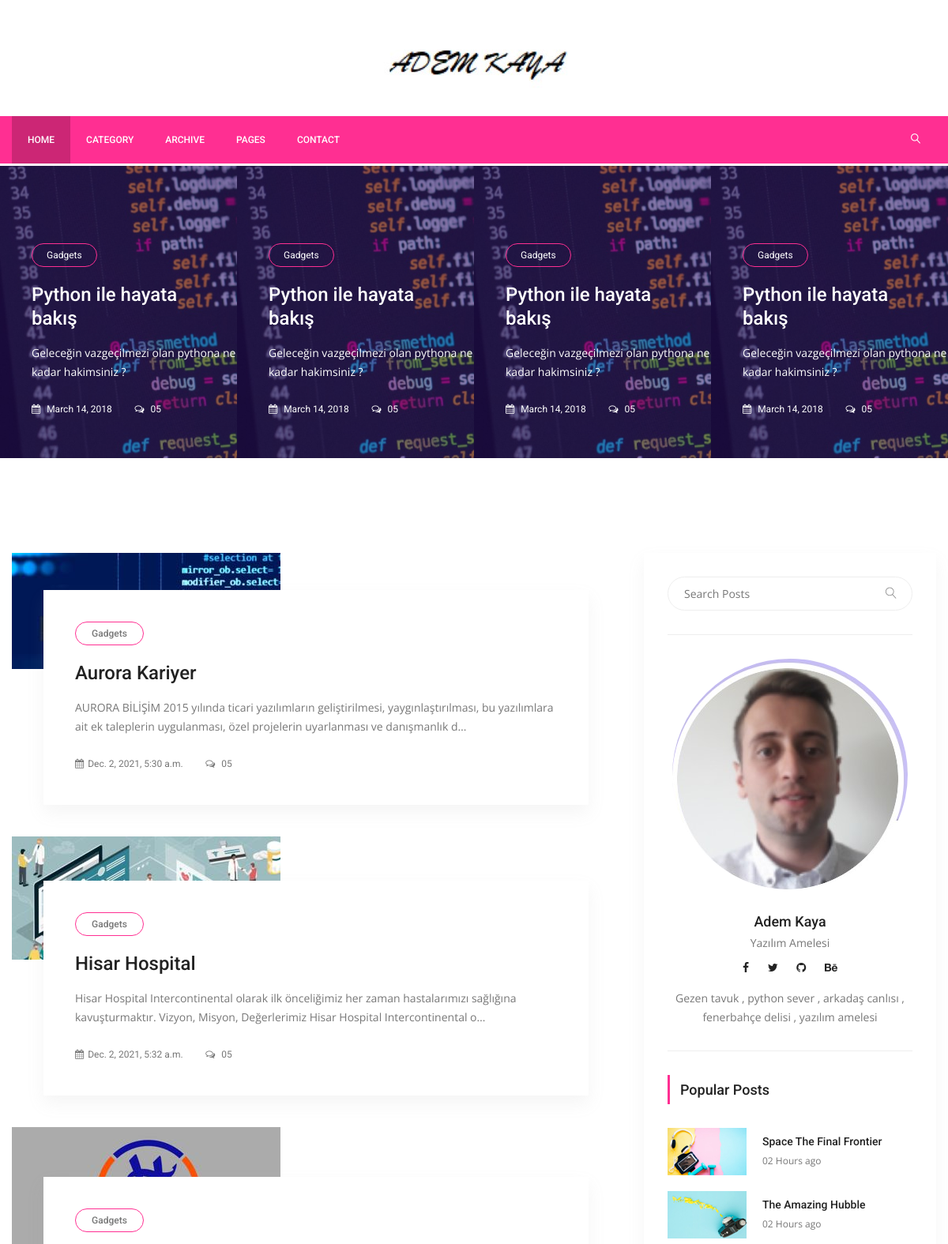
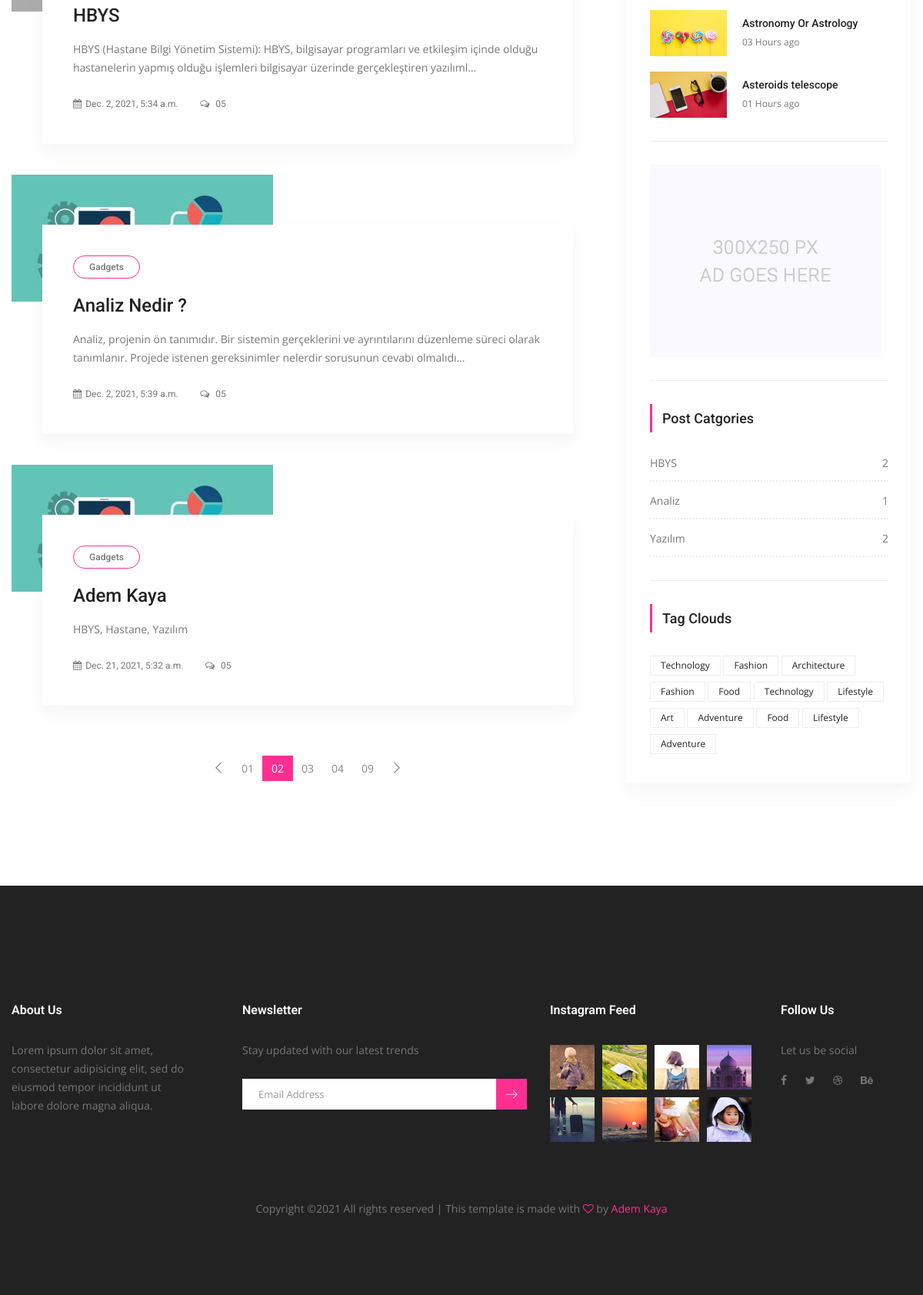
The page / on the database its author committed (2 pictures, top to bottom).
### posts/models.py (models this page shows, shortened)
class Post(models.Model):
    title = models.CharField(max_length=150)
    content = models.TextField()
    publishing_date = models.DateTimeField(auto_now_add=True)  # auto now add otomatik kendisi eklemesi için
    image = models.ImageField(blank=True, null=True, upload_to='uploads/', default='uploads/bilisimm.jpg')
    user = models.ForeignKey(settings.AUTH_USER_MODEL, on_delete=models.CASCADE, default=1)                      # djangoda user modeli zaten mevcut
    slug = models.SlugField(default="slug")    # burada url adresimizi içeriğin kendi başlığıyla oluşturmak için kullandık
    category = models.ForeignKey(Category, on_delete=models.CASCADE, default=1, related_name="posts")         #bir kategorinin bir sürü postu olabilir. (one to many)

class Category(models.Model):
    title = models.CharField(max_length=200)
    slug =models.SlugField(default="slug")
    def post_count(self):
        return self.posts.all().count()

### posts/views.py (the view)
# urls.py: path('', IndexView.as_view(), name='index'),
class IndexView(ListView):
    template_name = 'posts/index.html'
    model = Post
    context_object_name = 'posts'
    def get_context_data(self, *, object_list=None, **kwargs):
        context = super(IndexView, self).get_context_data(**kwargs)
        return context

### templates/posts/index.html (shortened to what this page needs)
{% extends 'base.html' %}
{% load static %}
{% block content %}
        <section class="post_slider_area">
			<div class="post_slider_inner owl-carousel">
				<div class="item">
					<div class="post_s_item">
						<div class="post_img">
							<img src="{% static "img/post-slider/sliderone.jpg"  %}" alt="">
						</div>
						<div class="post_text">
							<a class="cat" href="#">Gadgets</a>
							<a href="single-blog.html"><h4>Python ile hayata bakış</h4></a>
							<p> Geleceğin vazgeçilmezi olan pythona ne kadar hakimsiniz ? </p>
							<div class="date">
								<a href="#"><i class="fa fa-calendar" aria-hidden="true"></i> March 14, 2018</a>
								<a href="#"><i class="fa fa-comments-o" aria-hidden="true"></i> 05</a>
							</div>
						</div>
					</div>
				</div>
				<div class="item">
					<div class="post_s_item">
						<div class="post_img">
							<img src="{% static "img/post-slider/sliderone.jpg"  %}" alt="">
						</div>
						<div class="post_text">
							<a class="cat" href="#">Gadgets</a>
							<a href="single-blog.html"><h4>Python ile hayata bakış</h4></a>
							<p> Geleceğin vazgeçilmezi olan pythona ne kadar hakimsiniz ? </p>
							<div class="date">
								<a href="#"><i class="fa fa-calendar" aria-hidden="true"></i> March 14, 2018</a>
								<a href="#"><i class="fa fa-comments-o" aria-hidden="true"></i> 05</a>
							</div>
						</div>
					</div>
				</div>
				<div class="item">
					<div class="post_s_item">
						<div class="post_img">
							<img src="{% static "img/post-slider/sliderone.jpg"  %}" alt="">
						</div>
						<div class="post_text">
							<a class="cat" href="#">Gadgets</a>
							<a href="single-blog.html"><h4>Python ile hayata bakış</h4></a>
							<p> Geleceğin vazgeçilmezi olan pythona ne kadar hakimsiniz ? </p>
							<div class="date">
								<a href="#"><i class="fa fa-calendar" aria-hidden="true"></i> March 14, 2018</a>
								<a href="#"><i class="fa fa-comments-o" aria-hidden="true"></i> 05</a>
							</div>
						</div>
					</div>
				</div>
				<div class="item">
					<div class="post_s_item">
						<div class="post_img">
							<img src="{% static "img/post-slider/sliderone.jpg"  %}" alt="">
						</div>
						<div class="post_text">
							<a class="cat" href="#">Gadgets</a>
							<a href="single-blog.html"><h4>Python ile hayata bakış</h4></a>
							<p> Geleceğin vazgeçilmezi olan pythona ne kadar hakimsiniz ? </p>
							<div class="date">
								<a href="#"><i class="fa fa-calendar" aria-hidden="true"></i> March 14, 2018</a>
								<a href="#"><i class="fa fa-comments-o" aria-hidden="true"></i> 05</a>
							</div>
						</div>
					</div>
				</div>
			</div>
        </section>
        <section class="blog_area p_120">
            <div class="container">
                <div class="row">
                    <div class="col-lg-8">
                        <div class="blog_left_sidebar">
                            {% for post in posts %}
                            <article class="blog_style1">
                            	<div class="blog_img">
                            	</div>
                            	<div class="blog_text">
									<div class="blog_text_inner">
										<a class="cat" href="#">Gadgets</a>
										<a href="{% url 'detail' pk=post.id slug=post.slug %}"><h4>{{ post.title }}</h4></a>
										<p>{{ post.content | truncatechars:175}}</p>
										<div class="date">
											<a href="#"><i class="fa fa-calendar" aria-hidden="true"></i>{{ post.publishing_date }}</a>
											<a href="#"><i class="fa fa-comments-o" aria-hidden="true"></i> 05</a>
										</div>
									</div>
                            	</div>
                            </article>
                            {% endfor %}
                            <nav class="blog-pagination justify-content-center d-flex">
		                        <ul class="pagination">
		                            <li class="page-item">
		                                <a href="#" class="page-link" aria-label="Previous">
		                                    <span aria-hidden="true">
		                                        <span class="lnr lnr-chevron-left"></span>
		                                    </span>
		                                </a>
		                            </li>
		                            <li class="page-item"><a href="#" class="page-link">01</a></li>
		                            <li class="page-item active"><a href="#" class="page-link">02</a></li>
		                            <li class="page-item"><a href="#" class="page-link">03</a></li>
		                            <li class="page-item"><a href="#" class="page-link">04</a></li>
		                            <li class="page-item"><a href="#" class="page-link">09</a></li>
		                            <li class="page-item">
		                                <a href="#" class="page-link" aria-label="Next">
		                                    <span aria-hidden="true">
		                                        <span class="lnr lnr-chevron-right"></span>
		                                    </span>
		                                </a>
		                            </li>
		                        </ul>
		                    </nav>
                        </div>
                    </div>
                {% include 'right_side.html' %}
                </div>
            </div>
        </section>
{% endblock %}

### templates/right_side.html
{% load static %}
{% load custom_tags %}
<div class="col-lg-4">
                        <div class="blog_right_sidebar">
                            <aside class="single_sidebar_widget search_widget">
                                <div class="input-group">
                                    <input type="text" class="form-control" placeholder="Search Posts">
                                    <span class="input-group-btn">
                                        <button class="btn btn-default" type="button"><i class="lnr lnr-magnifier"></i></button>
                                    </span>
                                </div>
                                <div class="br"></div>
                            </aside>
                            <aside class="single_sidebar_widget author_widget">
                                <img class="author_img rounded-circle" src="{% static "img/blog/me.jpg"  %}" alt="">
                                <h4>Adem Kaya</h4>
                                <p>Yazılım Amelesi</p>
                                <div class="social_icon">
                                    <a href="#"><i class="fa fa-facebook"></i></a>
                                    <a href="#"><i class="fa fa-twitter"></i></a>
                                    <a href="#"><i class="fa fa-github"></i></a>
                                    <a href="#"><i class="fa fa-behance"></i></a>
                                </div>
                                <p> Gezen tavuk , python sever , arkadaş canlısı , fenerbahçe delisi , yazılım amelesi</p>
                                <div class="br"></div>
                            </aside>
                            <aside class="single_sidebar_widget popular_post_widget">
                                <h3 class="widget_title">Popular Posts</h3>
                                <div class="media post_item">
                                    <img src="{% static "img/blog/popular-post/post1.jpg"  %}" alt="post">
                                    <div class="media-body">
                                        <a href="blog-details.html"><h3>Space The Final Frontier</h3></a>
                                        <p>02 Hours ago</p>
                                    </div>
                                </div>
                                <div class="media post_item">
                                    <img src="{% static "img/blog/popular-post/post2.jpg"  %}" alt="post">
                                    <div class="media-body">
                                        <a href="blog-details.html"><h3>The Amazing Hubble</h3></a>
                                        <p>02 Hours ago</p>
                                    </div>
                                </div>
                                <div class="media post_item">
                                    <img src="{% static "img/blog/popular-post/post3.jpg"  %}" alt="post">
                                    <div class="media-body">
                                        <a href="blog-details.html"><h3>Astronomy Or Astrology</h3></a>
                                        <p>03 Hours ago</p>
                                    </div>
                                </div>
                                <div class="media post_item">
                                    <img src="{% static "img/blog/popular-post/post4.jpg"  %}" alt="post">
                                    <div class="media-body">
                                        <a href="blog-details.html"><h3>Asteroids telescope</h3></a>
                                        <p>01 Hours ago</p>
                                    </div>
                                </div>
                                <div class="br"></div>
                            </aside>
                            <aside class="single_sidebar_widget">
                                <a href="#"><img class="img-fluid" src="{% static "img/blog/add.jpg"  %}" alt=""></a>
                                <div class="br"></div>
                            </aside>
                            <aside class="single_sidebar_widget post_category_widget">
                                <h4 class="widget_title">Post Catgories</h4>
                                <ul class="list cat-list">
                                    {% categories as categories %}
                                    {% for category in categories %}
                                    <li>
                                        <a href="#" class="d-flex justify-content-between">
                                            <p>{{ category.title }}</p>
                                            <p>{{ category.post_count }}</p>
                                        </a>
                                    </li>
                                    {% endfor %}
                                </ul>
                                <div class="br"></div>
                            </aside>
                            <aside class="single-sidebar-widget tag_cloud_widget">
                                <h4 class="widget_title">Tag Clouds</h4>
                                <ul class="list">
                                    <li><a href="#">Technology</a></li>
                                    <li><a href="#">Fashion</a></li>
                                    <li><a href="#">Architecture</a></li>
                                    <li><a href="#">Fashion</a></li>
                                    <li><a href="#">Food</a></li>
                                    <li><a href="#">Technology</a></li>
                                    <li><a href="#">Lifestyle</a></li>
                                    <li><a href="#">Art</a></li>
                                    <li><a href="#">Adventure</a></li>
                                    <li><a href="#">Food</a></li>
                                    <li><a href="#">Lifestyle</a></li>
                                    <li><a href="#">Adventure</a></li>
                                </ul>
                            </aside>
                        </div>
                    </div>

### rows shown on the page
Post: title "Aurora Kariyer", content "AURORA BİLİŞİM 2015 yılında ticari yazılımların geliştirilmesi, yaygınlaştırılması, bu yazılımlara ait ek taleplerin uygulanması, özel projelerin uyarlanması ve danışmanlık d…", publishing_date "Dec. 2, 2021, 5:30 a.m."
Post: title "Hisar Hospital", content "Hisar Hospital Intercontinental olarak ilk önceliğimiz her zaman hastalarımızı sağlığına kavuşturmaktır. Vizyon, Misyon, Değerlerimiz Hisar Hospital Intercontinental o…", publishing_date "Dec. 2, 2021, 5:32 a.m."
Post: title "HBYS", content "HBYS (Hastane Bilgi Yönetim Sistemi): HBYS, bilgisayar programları ve etkileşim içinde olduğu hastanelerin yapmış olduğu işlemleri bilgisayar üzerinde gerçekleştiren yazılıml…", publishing_date "Dec. 2, 2021, 5:34 a.m."
Post: title "Analiz Nedir ?", content "Analiz, projenin ön tanımıdır. Bir sistemin gerçeklerini ve ayrıntılarını düzenleme süreci olarak tanımlanır. Projede istenen gereksinimler nelerdir sorusunun cevabı olmalıdı…", publishing_date "Dec. 2, 2021, 5:39 a.m."
Post: title "Adem Kaya", content "HBYS, Hastane, Yazılım", publishing_date "Dec. 21, 2021, 5:32 a.m."
Category: title "HBYS", post_count "2"
Category: title "Analiz", post_count "1"
Category: title "Yazılım", post_count "2"
